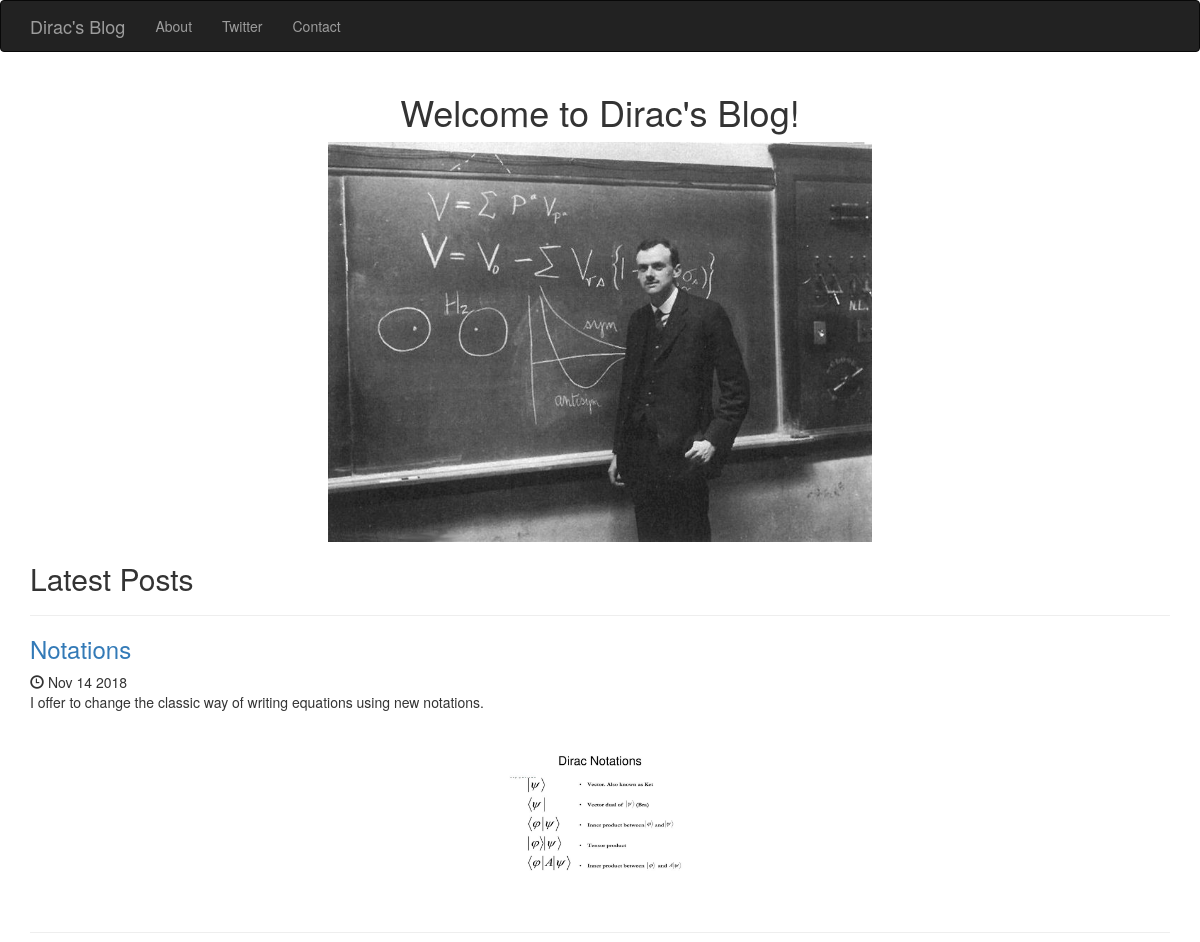
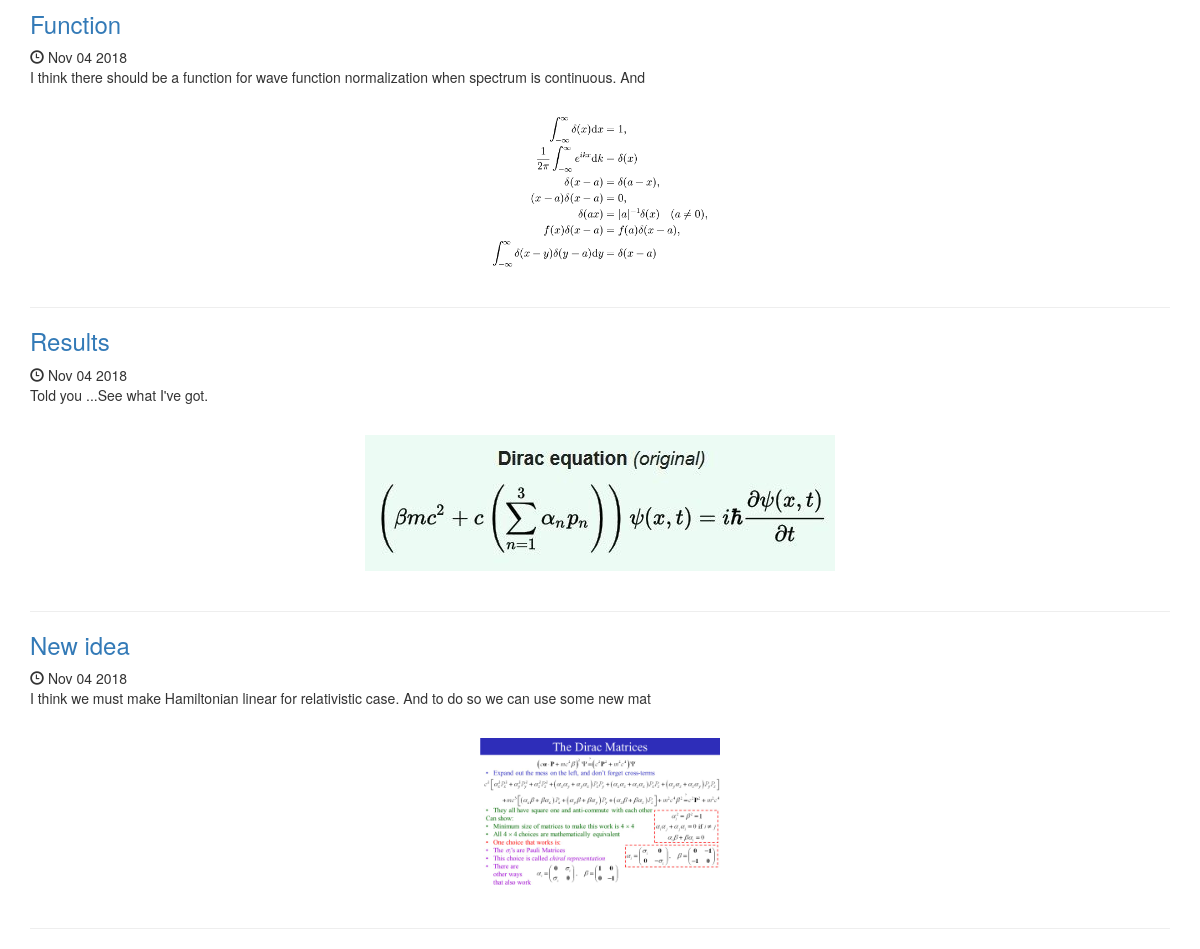
The page / on the database its author committed (2 pictures, top to bottom).
### posts/models.py (models this page shows, shortened)
class Post(models.Model):
    title = models.CharField(max_length=250)
    pub_date = models.DateTimeField(default=timezone.now())
    image = models.ImageField(upload_to='media/')
    body = models.TextField()
    def pub_date_pretty(self):
        return self.pub_date.strftime('%b %d %Y')
    def summary(self):
        return self.body[:100]

### posts/views.py (the view)
# urls.py: url(r'^$', posts.views.home, name='home'),
def home(request):
    posts = Post.objects.order_by("-pub_date")
    return render(request, "posts/home.html", {'posts': posts})

### posts/templates/posts/home.html (shortened to what this page needs)
<!DOCTYPE html>
<html lang="en">
  <head>
    <link rel="stylesheet" href="https://maxcdn.bootstrapcdn.com/bootstrap/3.3.7/css/bootstrap.min.css"
>
  </head>
  <body>
   <nav class="navbar navbar-inverse">
      <div class="container">
        <div class="navbar-header">
          <a class="navbar-brand" href="{% url 'home' %}">Dirac's Blog</a>
        </div>
        <div class="collapse navbar-collapse" id="mynav">
          <ul class="nav navbar-nav">
            <li><a href="{% url 'about' %}">About</a></li>
            <li><a href="https://twitter.com/dirock02">Twitter</a></li>
            <li><a href="{% url 'contact' %}">Contact</a></li>
          </ul>
        </div>
      </div>
    </nav>
  <div class="container">
        <h1 class="text-center">Welcome to Dirac's Blog!</h1>
       {% load static %}
        <img src="{% static 'posts/home2.jpg' %}" class="img-responsive center-block" style="max-height: 400px;" />
        <h2>Latest Posts</h2>
        <hr />
        {% for post in posts.all %}
            <h3><a href="{% url 'post_details' post.id %}">{{ post.title }}</a></h3>
                 <span class="glyphicon glyphicon-time" aria-hidden="true"></span> {{ post.pub_date_pretty }}
                 <br/>
                <p>{{ post.summary }}</p>
                <br/>
                <img src="{{ post.image.url }}" class="img-responsive center-block" style="max-height: 150px;"/>
                <br/>
            <hr />
        {% endfor %}
  </div>
  </body>
</html>

### rows shown on the page
Post: title "Notations", pub_date_pretty "Nov 14 2018", summary "I offer to change the classic way of writing equations using new notations.", image (picture)
Post: title "Function", pub_date_pretty "Nov 04 2018", summary "I think there should be a function for wave function normalization when spectrum is continuous. And", image (picture)
Post: title "Results", pub_date_pretty "Nov 04 2018", summary "Told you ...See what I've got.", image (picture)
Post: title "New idea", pub_date_pretty "Nov 04 2018", summary "I think we must make Hamiltonian linear for relativistic case. And to do so we can use some new mat", image (picture)
